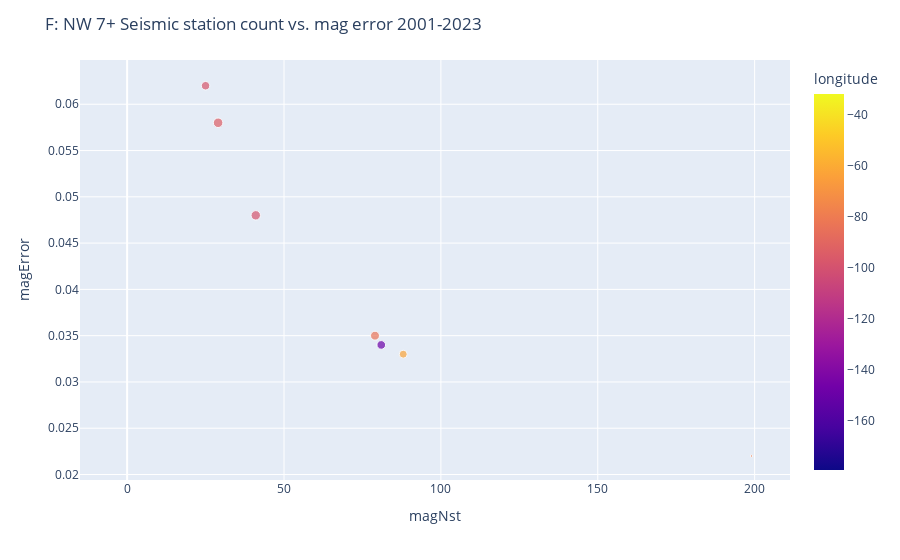

Here is the notebook cell this chart was saved with:
### Code cell
# >> F: MASKING to only select north/west hemisphere
#  1. You can create a mask to restrict the data that is used.
#       Do this as: mask = (one requirement) & (another requirement)
#       For example, we could do this (but this isn't what we're doing!):
#          mask = (quake.XYZ > 4) & (quake.ABC < 50)   # not real names!
#          quakeXYZABC = quake[mask]    # our restricted/limited data set
#
#  2. Here, mask YOUR data to choose the Earth's northwest hemisphere;
#       so longitude must be negative and latitude must be positive.
#       call the masked data (I used quakeXYZABC above) something besides 'quake' !!
#
#  3. Repeat ONE of your scatter plots above (with color from longitude)
#       ... when doing cut/paste, make sure you use your MASKED data!!

#  4. Add TITLE:  F: NW 7+ (add your variables e.g. mag vs depth) 2001-2023
#     ** you may need fig.show() to see the figure.
#
# NOTES: note the longitude scale on right runs ~-40 to ~-170, unlike the full
#  scale in the last few cells.  That's a sign that your masking worked.

mask = (quake.longitude < 0) & (quake.latitude > 0)
quakeNW = quake[mask]

fig = px.scatter(quakeNW,
                 x = quakeNW.magNst,
                 y = quakeNW.magError,
                 color = quakeNW.longitude,
                 size = quakeNW.index
)

fig.update_layout(title_text='F: NW 7+ Seismic station count vs. mag error 2001-2023')
fig.show()

### Figure 1 — Plotly figure (JSON) as saved in the notebook; plotly's stock layout.template omitted (floating-point values rounded to 4 significant figures)
{"data": [{"hovertemplate": "magNst=%{x}<br>magError=%{y}<br>index=%{marker.size}<br>longitude=%{marker.color}<extra></extra>", "legendgroup": "", "marker": {"color": [-78.76, -117.6, -150.0, -62.9, -97.98, -149.2, -83.52, -98.49, -93.9, -79.92, -153.4, -31.9, -88.12, -101.0, -175.2, -134.9, -91.89, -132.1, -76.36, -85.31, -88.59, -113.1, -98.23, -171.8, -115.3, -72.57, -86.22, -179.5, -61.27, -126.0, -77.51, -86.67, -104.1, -147.5, -88.66], "coloraxis": "coloraxis", "size": [2, 5, 17, 23, 26, 27, 29, 32, 33, 48, 52, 71, 74, 78, 90, 102, 105, 106, 107, 108, 110, 112, 116, 129, 156, 161, 173, 192, 194, 227, 238, 240, 262, 265, 289], "sizemode": "area", "sizeref": 0.7225, "symbol": "circle"}, "mode": "markers", "name": "", "orientation": "v", "showlegend": false, "type": "scatter", "x": [199, 0, null, 88, 25, 81, 79, 41, 29, null, null, null, null, null, null, null, null, null, null, null, null, null, null, null, 0, null, null, null, null, null, null, null, null, null, null], "xaxis": "x", "y": [0.022, null, null, 0.033, 0.062, 0.034, 0.035, 0.048, 0.058, null, null, null, null, null, null, null, null, null, null, null, null, null, null, null, null, null, null, null, null, null, null, null, null, null, null], "yaxis": "y"}], "layout": {"coloraxis": {"colorbar": {"title": {"text": "longitude"}}, "colorscale": [[0, "#0d0887"], [0.1111, "#46039f"], [0.2222, "#7201a8"], [0.3333, "#9c179e"], [0.4444, "#bd3786"], [0.5556, "#d8576b"], [0.6667, "#ed7953"], [0.7778, "#fb9f3a"], [0.8889, "#fdca26"], [1, "#f0f921"]]}, "legend": {"itemsizing": "constant", "tracegroupgap": 0}, "margin": {"t": 60}, "title": {"text": "F: NW 7+ Seismic station count vs. mag error 2001-2023"}, "xaxis": {"anchor": "y", "domain": [0, 1], "title": {"text": "magNst"}}, "yaxis": {"anchor": "x", "domain": [0, 1], "title": {"text": "magError"}}}}
